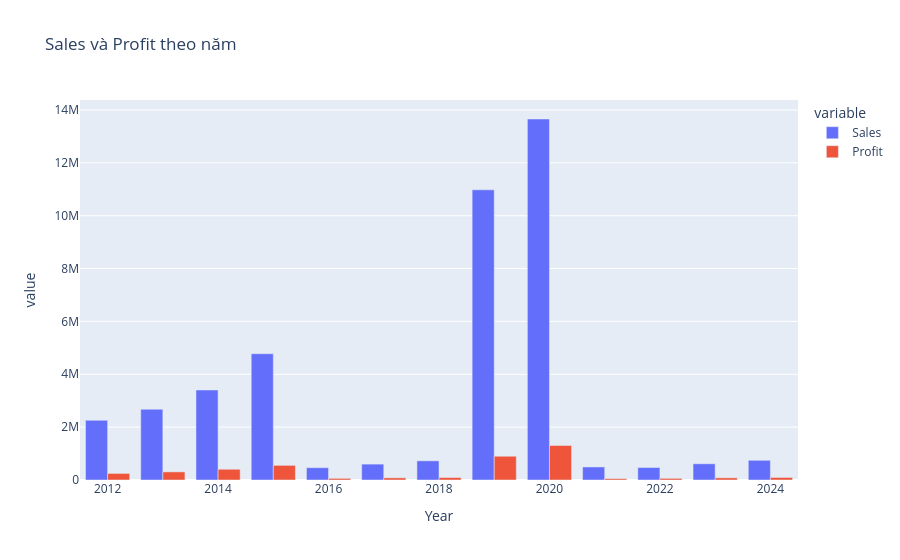
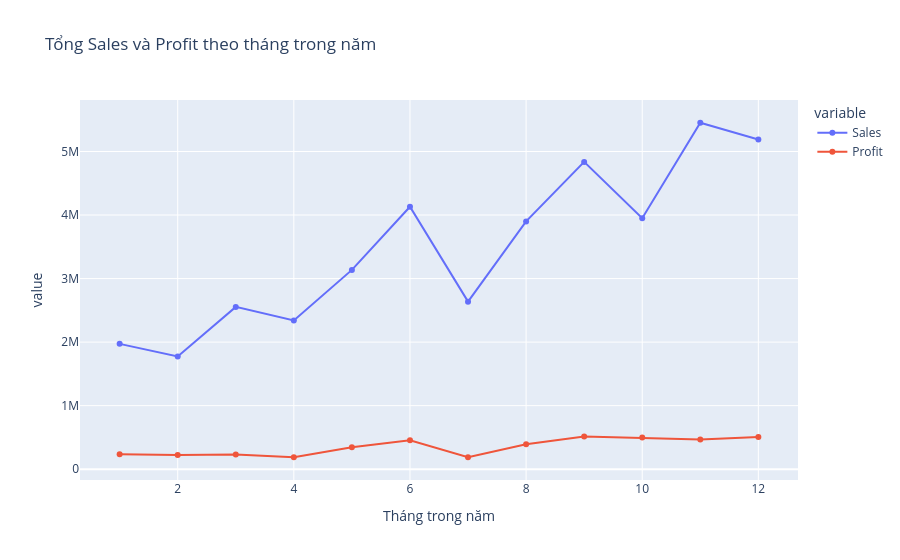

The cell these charts' notebook holds for them, in order:
### Markdown cell above
## 7. Xu hướng theo năm và tháng

Các năm/tháng không có trong nguồn sẽ không được xem là mức bán bằng 0.

### Code cell
trend_orders = valid_orders.assign(Year=valid_orders["Order Date"].dt.year, MonthNumber=valid_orders["Order Date"].dt.month)
yearly = trend_orders.groupby("Year", as_index=False).agg(Sales=("Sales", "sum"), Profit=("Profit", "sum"), Orders=("Order ID", "nunique"))
display(yearly)
fig = px.bar(yearly, x="Year", y=["Sales", "Profit"], barmode="group", title="Sales và Profit theo năm")
fig.show()

monthly_seasonality = trend_orders.groupby("MonthNumber", as_index=False).agg(Sales=("Sales", "sum"), Profit=("Profit", "sum"))
fig = px.line(monthly_seasonality, x="MonthNumber", y=["Sales", "Profit"], markers=True, title="Tổng Sales và Profit theo tháng trong năm")
fig.update_layout(xaxis_title="Tháng trong năm")
fig.show()

### Figure 1 — Plotly figure (JSON) as saved in the notebook; plotly's stock layout.template omitted (floating-point values rounded to 4 significant figures)
{"data": [{"alignmentgroup": "True", "hovertemplate": "variable=Sales<br>Year=%{x}<br>value=%{y}<extra></extra>", "legendgroup": "Sales", "marker": {"color": "#636efa", "pattern": {"shape": ""}}, "name": "Sales", "offsetgroup": "Sales", "orientation": "v", "showlegend": true, "textposition": "auto", "type": "bar", "x": [2012, 2013, 2014, 2015, 2016, 2017, 2018, 2019, 2020, 2021, 2022, 2023, 2024], "xaxis": "x", "y": [2259000.0, 2676000.0, 3406000.0, 4778000.0, 465200.0, 600900.0, 725300.0, 10980000.0, 13660000.0, 493700.0, 473000.0, 613900.0, 745600.0], "yaxis": "y"}, {"alignmentgroup": "True", "hovertemplate": "variable=Profit<br>Year=%{x}<br>value=%{y}<extra></extra>", "legendgroup": "Profit", "marker": {"color": "#EF553B", "pattern": {"shape": ""}}, "name": "Profit", "offsetgroup": "Profit", "orientation": "v", "showlegend": true, "textposition": "auto", "type": "bar", "x": [2012, 2013, 2014, 2015, 2016, 2017, 2018, 2019, 2020, 2021, 2022, 2023, 2024], "xaxis": "x", "y": [249000.0, 307300.0, 406900.0, 553800.0, 61620.0, 81800.0, 93440.0, 899100.0, 1306000.0, 51660.0, 62020.0, 82670.0, 95930.0], "yaxis": "y"}], "layout": {"barmode": "group", "legend": {"title": {"text": "variable"}, "tracegroupgap": 0}, "title": {"text": "Sales và Profit theo năm"}, "xaxis": {"anchor": "y", "domain": [0, 1], "title": {"text": "Year"}}, "yaxis": {"anchor": "x", "domain": [0, 1], "title": {"text": "value"}}}}

### Figure 2 — Plotly figure (JSON) as saved in the notebook; plotly's stock layout.template omitted (floating-point values rounded to 4 significant figures)
{"data": [{"hovertemplate": "variable=Sales<br>MonthNumber=%{x}<br>value=%{y}<extra></extra>", "legendgroup": "Sales", "line": {"color": "#636efa", "dash": "solid"}, "marker": {"symbol": "circle"}, "mode": "lines+markers", "name": "Sales", "orientation": "v", "showlegend": true, "type": "scatter", "x": [1, 2, 3, 4, 5, 6, 7, 8, 9, 10, 11, 12], "xaxis": "x", "y": [1972000.0, 1774000.0, 2554000.0, 2340000.0, 3137000.0, 4130000.0, 2637000.0, 3900000.0, 4837000.0, 3951000.0, 5452000.0, 5189000.0], "yaxis": "y"}, {"hovertemplate": "variable=Profit<br>MonthNumber=%{x}<br>value=%{y}<extra></extra>", "legendgroup": "Profit", "line": {"color": "#EF553B", "dash": "solid"}, "marker": {"symbol": "circle"}, "mode": "lines+markers", "name": "Profit", "orientation": "v", "showlegend": true, "type": "scatter", "x": [1, 2, 3, 4, 5, 6, 7, 8, 9, 10, 11, 12], "xaxis": "x", "y": [234600.0, 222200.0, 232800.0, 189300.0, 346000.0, 456300.0, 187800.0, 392900.0, 515700.0, 497700.0, 467900.0, 508000.0], "yaxis": "y"}], "layout": {"legend": {"title": {"text": "variable"}, "tracegroupgap": 0}, "title": {"text": "Tổng Sales và Profit theo tháng trong năm"}, "xaxis": {"anchor": "y", "domain": [0, 1], "title": {"text": "Tháng trong năm"}}, "yaxis": {"anchor": "x", "domain": [0, 1], "title": {"text": "value"}}}}
